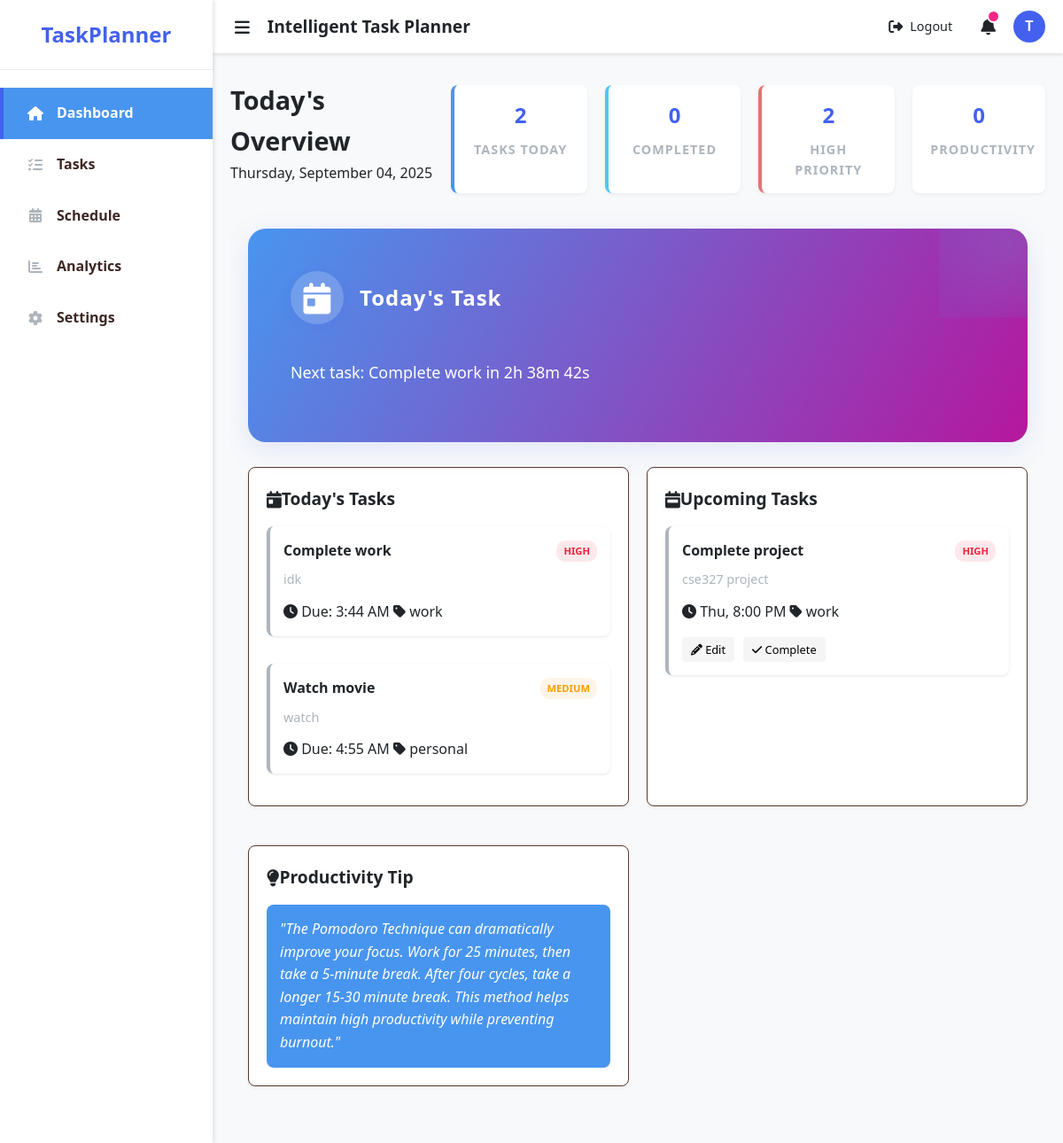
/index/ (signed in), run on the app's committed database.
### accounts/models.py (models this page shows, shortened)
class Task(models.Model):
    user = models.ForeignKey(User, on_delete=models.CASCADE)  # Task belongs to a user
    title = models.CharField(max_length=255)
    description = models.TextField(blank=True, null=True)
    priority = models.CharField(max_length=10, choices=PRIORITY_CHOICES, default='medium')
    category = models.CharField(max_length=20, choices=CATEGORY_CHOICES, default='none', blank=True)
    start_time = models.DateTimeField(null=True, blank=True)
    end_time = models.DateTimeField()
    reminder = models.CharField(max_length=10, choices=REMINDER_CHOICES, default='none', blank=True)
    completed = models.BooleanField(default=False)
    created_at = models.DateTimeField(auto_now_add=True)
    updated_at = models.DateTimeField(auto_now=True)

### accounts/views.py (the view)
# urls.py: path('index/', views.dashboard, name="dashboard"),
@login_required(login_url='login')
def dashboard(request):
    user = request.user
    tasks = Task.objects.filter(user=user).order_by('end_time')
    current_time = timezone.localtime();
    today = current_time.date();
    today_tasks = tasks.filter(end_time__date=today)
    today_tasks_incomplete = today_tasks.filter(end_time__gte=current_time,completed = False)
    task_rightnow = today_tasks_incomplete.filter( start_time__lte=current_time,end_time__gte=current_time).first();
    if task_rightnow:
        time_remaining_current_task = int((task_rightnow.end_time - current_time).total_seconds()) //1
    else:
        time_remaining_current_task = 0
    upcoming_tasks = tasks.filter(completed = False, end_time__date__gt=today)[:5]  # Limit to 5 upcoming tasks which are not completed
    next_task = None
    next_task_qs = None
    if(today_tasks_incomplete):
        next_task_qs = today_tasks_incomplete.filter(
        Q(start_time__hour__gt=current_time.hour) | Q(start_time__hour=current_time.hour, start_time__minute__gt=current_time.minute)).order_by('start_time')  # earliest first
    if(next_task_qs):
        next_task = next_task_qs.first()
    if next_task:
       time_remaining = next_task.start_time - current_time
       total_seconds = int(time_remaining.total_seconds())
       total_seconds = total_seconds // 1
       hours = total_seconds // 3600
       minutes = (total_seconds % 3600) // 60
    else:
       time_remaining = None
       hours = 0
       minutes = 0
       total_seconds = 0
    completed_tasks_count = tasks.filter(completed=True).count()
    high_priority_count = tasks.filter(priority='high', completed=False).count()
    total_tasks = tasks.count()
    productivity_score = 0
    if total_tasks > 0:
        productivity_score = round((completed_tasks_count / total_tasks) * 100)
    notifications = get_user_notifications(user)
    unread_count = sum(1 for notification in notifications if notification['unread'])
    context = {
        'today_tasks': today_tasks,
        'today_tasks_incomplete': today_tasks_incomplete,
        'next_task': next_task,
        'time_remaining_hours': hours,
        'time_remaining_minutes': minutes,
        'time_remaining_total_Seconds': total_seconds,
        'task_rightnow': task_rightnow,
        'time_remaining_current_task': time_remaining_current_task,
        'time_remaining': time_remaining,
        'upcoming_tasks': upcoming_tasks,
        'completed_tasks_count': completed_tasks_count,
        'high_priority_count': high_priority_count,
        'productivity_score': productivity_score,
        'notifications': notifications,
        'unread_count': unread_count,
    }
    return render(request, 'accounts/index.html', context)

### accounts/templates/accounts/index.html (shortened to what this page needs)
{% load static %}
<!DOCTYPE html>
<html lang="en">
<head>
  <link rel="stylesheet" href="{% static 'accounts/style.css'%}">
  <link rel="stylesheet" href="https://cdnjs.cloudflare.com/ajax/libs/font-awesome/6.4.0/css/all.min.css" />
</head>
<body class="light-theme">
  <div class="app">
    <header class="header">
      <div class="header-left">
        <button class="menu-btn" id="sidebarToggle">
          <i class="fas fa-bars"></i>
        </button>
        <h1 class="app-title">Intelligent Task Planner</h1>
      </div>
      <div class="header-right">
        <a href="{% url 'logout'%}" class="logout-btn">
          <i class="fas fa-sign-out-alt"></i>
          <span>Logout</span>
        </a>
        <div class="notification-wrapper">
          <button class="notification-btn" id="notificationBtn">
            <i class="fas fa-bell"></i>
            <span class="notification-badge"></span>
          </button>
        </div>
        <div class="user-profile">
          <div class="avatar">{{user.username|slice:"0:1"|upper}}</div>
        </div>
      </div>
    </header>
    <aside class="sidebar" id="sidebar">
      <div class="sidebar-logo">
        <h2>TaskPlanner</h2>
      </div>
      <nav class="sidebar-nav">
        <ul>
          <li><a href="{% url 'dashboard'%}" class="active"><i class="fas fa-home"></i> <span>Dashboard</span></a></li>
          <li><a href="{% url 'task'%}"><i class="fas fa-tasks"></i> <span>Tasks</span></a></li>
          <li><a href="{% url 'schedule' %}"><i class="fas fa-calendar-alt"></i> <span>Schedule</span></a></li>
          <li><a href="{% url 'analytics' %}"><i class="fas fa-chart-bar"></i> <span>Analytics</span></a></li>
          <li><a href="{% url 'settings' %}"><i class="fas fa-cog"></i> <span>Settings</span></a></li>
        </ul>
      </nav>
    </aside>
    <main class="main-content">
      <div class="dashboard">
        <div class="dashboard-header">
          <div>
            <h2>Today's Overview</h2>
            <p class="greeting">{% now "l, F d, Y" %}</p>
          </div>
          <div class="stats">
            <div class="stat-item" id="todayTasksStat">
              <span class="stat-value">{{ today_tasks.count }}</span>
              <span class="stat-label">Tasks Today</span>
            </div>
            <div class="stat-item" id="completedTasksStat">
              <span class="stat-value">{{ completed_tasks_count }}</span>
              <span class="stat-label">Completed</span>
            </div>
            <div class="stat-item" id="highPriorityStat">
              <span class="stat-value">{{ high_priority_count }}</span>
              <span class="stat-label">High Priority</span>
            </div>
            <div class="stat-item" id="productivityStat">
              <span class="stat-value">{{ productivity_score }}</span>
              <span class="stat-label">Productivity</span>
            </div>
          </div>
        </div>
        <main class="main-content">
          <div class="dashboard-card card today-task-pomodoro" style="margin-bottom: 28px; border: none; border-radius: 20px; box-shadow: 0 8px 32px rgba(67,97,238,0.13); background: linear-gradient(120deg, #4895ef 0%, #b5179e 100%); position: relative; overflow: hidden;">
            <div style="display: flex; align-items: center; gap: 18px; padding: 28px 28px 18px 28px;">
              <div style="background: rgba(255,255,255,0.18); border-radius: 50%; width: 60px; height: 60px; display: flex; align-items: center; justify-content: center; box-shadow: 0 2px 12px rgba(67,97,238,0.10);">
                <i class="fas fa-calendar-day" style="font-size: 2.2rem; color: #fff;"></i>
              </div>
              <span style="font-size: 1.5rem; font-weight: 700; color: #fff; letter-spacing: 1px;">Today's Task</span>
            </div>
            <div style="padding: 0 28px 22px 28px;">
            {% if task_rightnow %}
              <div class="task-item" style="margin-bottom: 22px; background: rgba(255,255,255,0.85); border-radius: 14px; box-shadow: 0 2px 12px rgba(67,97,238,0.10); border-left: 7px solid #4895ef; padding: 22px 20px;">
                <div class="task-header" style="margin-bottom: 12px; display: flex; align-items: center; gap: 12px;">
                  <h4 id="pomodoroTaskTitle" style="font-size: 1.25rem; font-weight: 800; color: #3a0ca3; margin-bottom: 2px;">{{ task_rightnow.title }}</h4>
                  <span class="priority-badge {{ today_tasks.0.priority|lower }}" style="margin-left: 0; font-size: 0.95rem; padding: 5px 14px; border-radius: 12px; font-weight: 700; background: linear-gradient(90deg, #ef233c 0%, #ff9e00 100%); color: #fff; box-shadow: 0 1px 4px rgba(239,35,60,0.10);">{{ task_rightnow.priority }}</span>
                </div>
                <div class="task-meta" style="font-size: 1.08rem; color: #560bad; font-weight: 500;">
                  <span style="display: inline-flex; align-items: center; gap: 8px;"><i class="fas fa-clock" style="color: #4895ef;"></i> <b>End Time:</b> {{ task_rightnow.end_time|date:"g:i A, M d" }}</span>
                </div>
              </div>
              <button id="startPomodoroBtn" class="btn primary-btn" style="margin-bottom: 10px; font-size: 1.15rem; padding: 14px 36px; border-radius: 10px; font-weight: 700; letter-spacing: 0.7px; background: linear-gradient(90deg, #4895ef 0%, #b5179e 100%); color: #fff; box-shadow: 0 4px 16px rgba(67,97,238,0.18); border: none; transition: box-shadow 0.2s, transform 0.2s; position: relative; overflow: hidden;">
                <span style="position: absolute; left: 0; top: 0; width: 100%; height: 100%; background: radial-gradient(circle, rgba(76,201,240,0.18) 0%, rgba(72,149,239,0.08) 80%); z-index: 0;"></span>
                <span style="position: relative; z-index: 1;"><i class="fas fa-stopwatch"></i> Start Pomodoro Timer</span>
              </button>
              <style>
                #startPomodoroBtn:hover {
                  box-shadow: 0 8px 32px rgba(72,149,239,0.28);
                  transform: translateY(-2px) scale(1.04);
                  background: linear-gradient(90deg, #4895ef 0%, #7209b7 100%);
                }
              </style>
            {% elif today_tasks_incomplete %}
              <p style="font-size: 1.12rem; color: #fff; margin: 22px 0; font-weight: 500;">Next task: {{ next_task.title }} in <span id="timeRemaining"></span></p>
            {% else %}
              <p style="font-size: 1.12rem; color: #fff; margin: 22px 0; font-weight: 500;">No Tasks for Today!</p>
            {% endif %}
            </div>
            <div style="position: absolute; right: -60px; top: -60px; width: 160px; height: 160px; background: radial-gradient(circle, rgba(76,201,240,0.18) 0%, rgba(72,149,239,0.08) 80%); z-index: 0;"></div>
          </div>
          <div class="dashboard-grid">
<div class="dashboard-card card today-tasks">
  <h3><i class="fas fa-calendar-day"></i> Today's Tasks</h3>
  <div class="task-list" id="todayTasks">
    {% for task in today_tasks %}
  <div class="task-item {% if task.completed %}completed{% endif %}"
       data-task-id="{{ task.id }}"
       data-end_time-iso="{{ task.end_time|date:'c' }}">
        <div class="task-header">
          <h4>{{ task.title }}</h4>
          <span class="priority-badge {{ task.priority|lower }}">{{ task.priority }}</span>
        </div>
        <p>{{ task.description }}</p>
        <div class="task-meta">
          <span><i class="fas fa-clock"></i> Due: {{ task.start_time|date:"g:i A" }}</span>
          {% if task.category %}
            <span><i class="fas fa-tag"></i> {{ task.category }}</span>
          {% endif %}
        </div>
      </div>
    {% empty %}
      <p>No tasks due today.</p>
    {% endfor %}
  </div>
</div>
<div class="dashboard-card card upcoming-tasks">
  <h3><i class="fas fa-calendar-week"></i> Upcoming Tasks</h3>
  <div class="task-list" id="upcomingTasks">
    {% for task in upcoming_tasks %}
  <div class="task-item"
       data-task-id="{{ task.id }}"
       data-end_time-iso="{{ task.end_time|date:'c' }}">
        <div class="task-header">
          <h4>{{ task.title }}</h4>
          <span class="priority-badge {{ task.priority|lower }}">{{ task.priority }}</span>
        </div>
        <p>{{ task.description }}</p>
        <div class="task-meta">
          <span><i class="fas fa-clock"></i> {{ task.start_time|date:"D, g:i A" }}</span>
          {% if task.category %}
            <span><i class="fas fa-tag"></i> {{ task.category }}</span>
          {% endif %}
        </div>
        <div class="task-actions">
          <button class="action-btn edit"><i class="fas fa-pencil-alt"></i> Edit</button>
          <button class="action-btn complete"><i class="fas fa-check"></i> Complete</button>
        </div>
      </div>
    {% empty %}
      <p>No upcoming tasks.</p>
    {% endfor %}
  </div>
</div>
            <div class="dashboard-card card productivity-tip">
              <h3><i class="fas fa-lightbulb"></i> Productivity Tip</h3>
              <div class="tip-content">
                <p>"The Pomodoro Technique can dramatically improve your focus. Work for 25 minutes, then take a 5-minute break. After four cycles, take a longer 15-30 minute break. This method helps maintain high productivity while preventing burnout."</p>
              </div>
            </div>
          </div>
        </main>
      </div>
    </main>
</body>
</html>

### data on the page
Task: title "Complete work", priority "HIGH", description "idk", start_time "3:44 AM", category "work"
Task: title "Watch movie", priority "MEDIUM", description "watch", start_time "4:55 AM", category "personal"
Task: title "Complete project", priority "HIGH", description "cse327 project", start_time "Thu, 8:00 PM", category "work"

### other printed values
{{ user.username|slice:"0:1"|upper }} "T"
{{ today_tasks.count }} "2"
{{ completed_tasks_count }} "0"
{{ high_priority_count }} "2"
{{ productivity_score }} "0"
